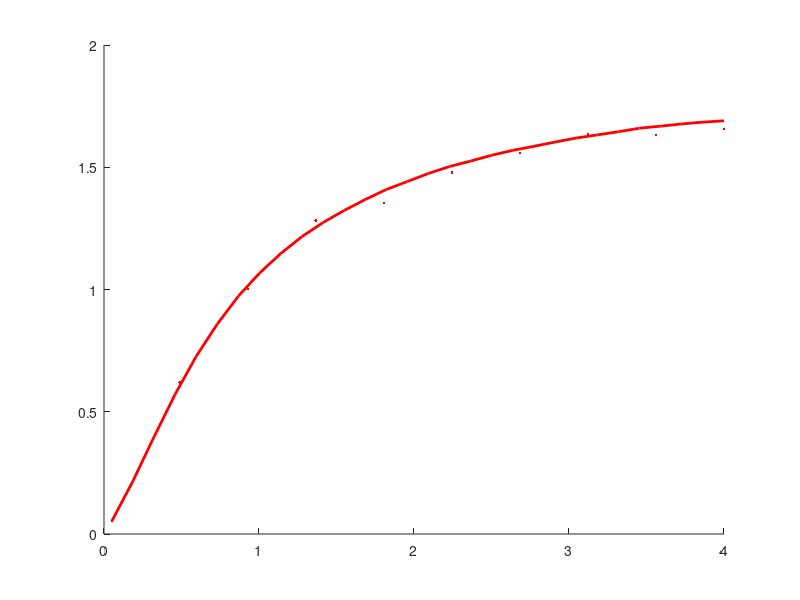

The MATLAB source for this figure:
%close all;
%clear all;
%load OptM_LapPred.mat
%load replicaMapError_lambda=1.mat
%load replicaL2Error_lambda=1.mat

load replicaL2Error_lambda=1.mat

load cvx_q_L2_lambda1.mat

hold on;
plot(kappaSet_cvx, median(qErr),'r.')

%p1=plot(kappaSet, q0ReplicaMAP,'b');
p2= plot(kappaSet, q0ReplicaL2,'r');
%p3 = plot(kappaSet, qOpt,'k--');

%set(p1,'Linewidth',2)
set(p2,'Linewidth',2)
%set(p3,'Linewidth',2);

%legend('MAP','L2 Regularizer','Optimal M-estimator');


% tlhand = get(gca,'title')
% set(tlhand,'string','Asymptotic MSE of MAP, L2 regularizer, and Optimal M-Estimator','fontsize',18)
% 
% xlhand = get(gca,'xlabel')
% set(xlhand,'string','\kappa (P/N)','fontsize',16) 
% 
% 
% ylhand = get(gca,'ylabel')
% set(ylhand,'string','Mean Squared Error per Coefficient (MSE)','fontsize',16) 
% 
% %Set font size of numbering on axes
% set(gca,'FontSize',14)








%% Fix and use for scatter plots
% numSim = size(qErrL2,1);
% numK = size(qErrL2,2);
% kappaMat = repmat(kappaSet, numSim, 1);
% kappaSetVec = reshape(kappaMat,1,numK*numSim);
% qErrVecL2 = reshape(qErrL2,1,numK*numSim);
% 
% scatter(kappaSetVec, qErrVecL2,'r.');
%  
% pThy = plot(kappaSet, q0Replica,'k');
% 
% set(pThy,'Linewidth',2.5);
% 
% %legend('Simulations','Theory')
% 
% xlabel('kappa');
% ylabel('error')
% toc
% 
% 
% 
% 
% title('Validating results with Gaussian Noise Laplacian coefficients and and L1 regularizer, lambda =2')
